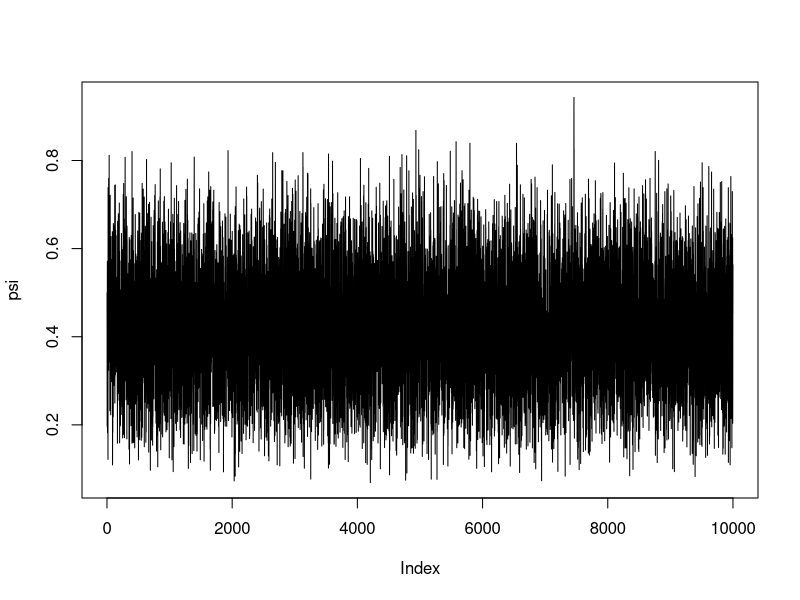
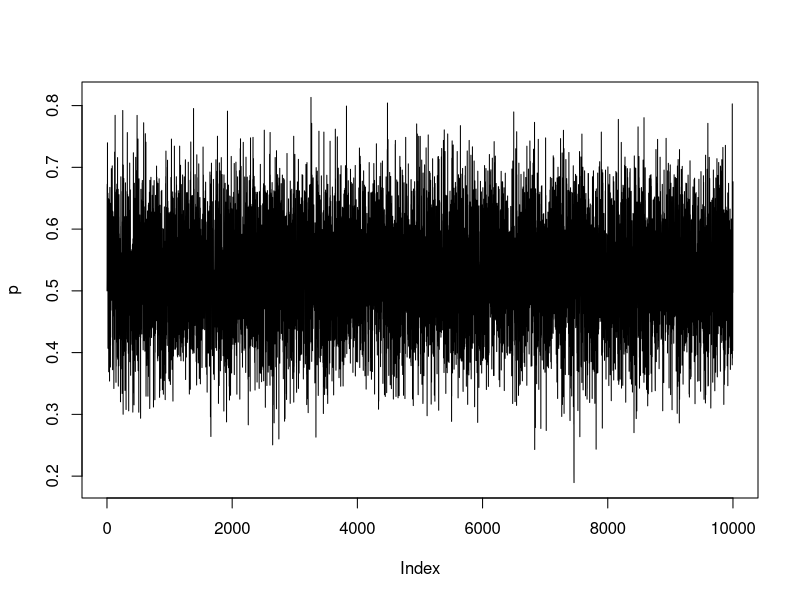
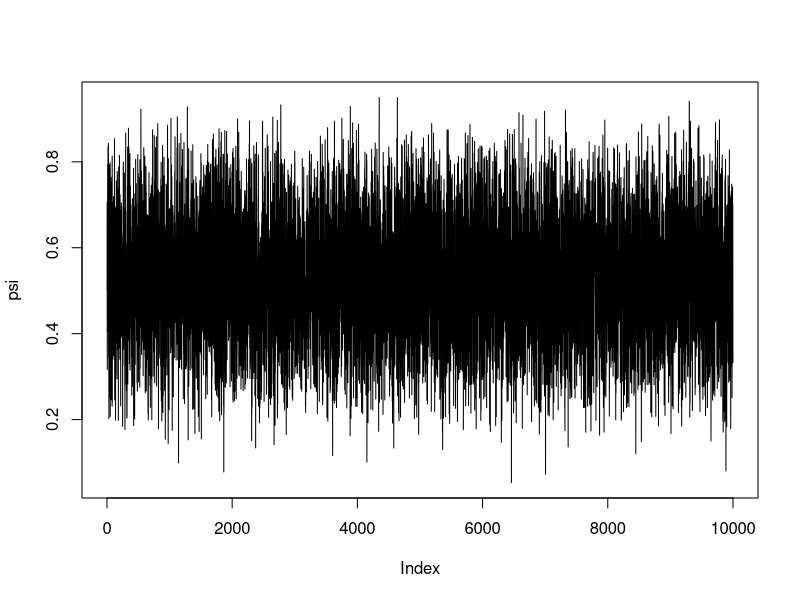
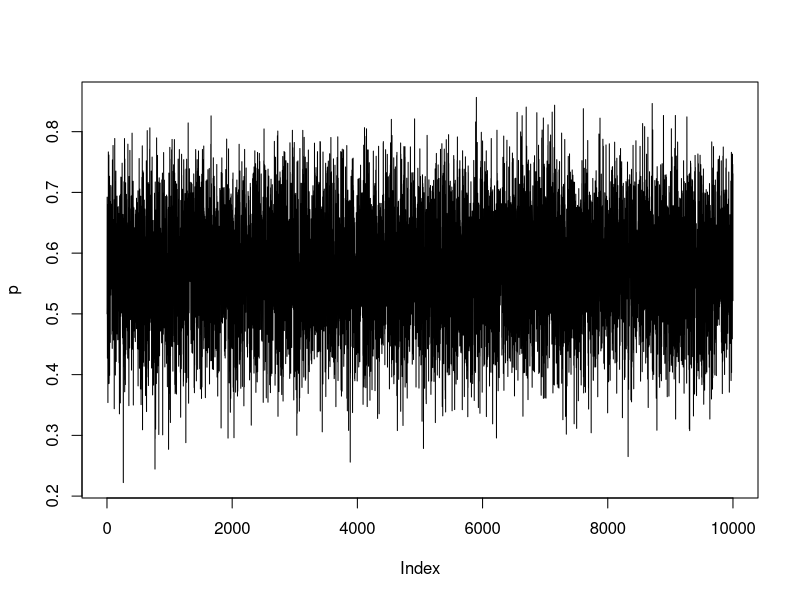

Generate these figures, in order, with R:
## ---- chunk 1
knitr::opts_chunk$set(echo = TRUE)
## ---- chunk 2
library(readxl)
USBR.login <- read_excel("USBR_2018_data_sample.xlsx", sheet = 1)
USBR.sampleprep <- read_excel("USBR_2018_data_sample.xlsx", sheet = 2)
USBR.microscopy <- read_excel("USBR_2018_data_sample.xlsx", sheet = 3)
USBR.PCR <- read_excel("USBR_2018_data_sample.xlsx", sheet = 4)

unique(USBR.sampleprep$`Water Name`) # number of lakes (sites) in the 2018 sample data
## ---- chunk 3
set.seed(1202020)
p <- 0.6 # constant detection probability... could change to depend on covariates
psi <- 0.6 # constant occupancy probability... could change to depend on covariates 
M <- 10 # number of sites
J <- 8 # constant number of samples per site... does not need to be constant

z <- rbinom(M, 1, psi) # site occupancy

y1 <- matrix(NA, nrow = M*J, ncol = 4)
y1[, 1] <- rep(1:M, each  = J) # column indicating site
y1[, 2] <- rep(1:J, M) # column indicating sample within site
y1[, 3] <- rep(z, each = J) # column indicating true site occupancy

# creates a column of 1's and 0's indicating whether the species was detected
for(i in 1:(M*J)){
    y1[i, 4] <- rbinom(1, 1 , p*y1[i, 3]) # if the site is not occupied the species cannot be detected
}

colnames(y1) <- c("Site", "Sample", "True Occupancy", "Detected")

library(car)
some(y1) # view 10 sample rows of the simulated data

# or

y2 <- rbinom(M, J, p*z) # total number of detections for the J samples within each of the M sites, y_i
## ---- chunk 4
y <- y2
M <- length(y)
J <- 8 # from above

nsim <- 10000

psi <- rep(NA, nsim)
p <- rep(NA, nsim)

psi[1] <- 0.5 # starting value for psi
p[1] <- 0.5 # starting value for p

for(k in 2:nsim){
  z <- rep(NA, M)
  for(i in 1:M){
    if(y[i] > 0){
      z[i] <- 1
      } else{
        prob <- (psi[k-1]*(1-p[k-1])^J)/(psi[k-1]*(1-p[k-1])^J + (1-psi[k-1]))
        z[i] <- rbinom(1, 1, prob)
      }
  }
  a_p <- 1 + sum(y*z)
  b_p <- 1 + J*sum(z) - sum(y*z)
  p[k] <- rbeta(1, a_p, b_p)
  
  a_psi <- 1 + sum(z)
  b_psi <- 1 + M - sum(z)
  psi[k] <- rbeta(1, a_psi, b_psi)
}

quantile(psi, c(0.025, 0.975))
mean(psi)
plot(psi, type = 'l')

quantile(p, c(0.025, 0.975))
mean(p)
plot(p, type = 'l')
## ---- chunk 5
set.seed(1222020)
p <- 0.6 # constant detection probability... could change to depend on covariates
psi <- 0.6 # constant occupancy probability... could change to depend on covariates 
M <- 10 # number of sites
J <- sample(1:10, M, replace = T) # number of times each of the sites were sampled

z <- rbinom(M, 1, psi) # site occupancy

y <- rep(NA, M)

for(i in 1:M){
  y[i] <- rbinom(1, J[i], p*z[i]) # total number of detections for the J samples within each of the M sites, y_i
}
## ---- chunk 6
y <- y
M <- length(y)
J <- J

nsim <- 10000

psi <- rep(NA, nsim)
p <- rep(NA, nsim)

psi[1] <- 0.5 # starting value for psi
p[1] <- 0.5 # starting value for p

for(k in 2:nsim){
  z <- rep(NA, M)
  for(i in 1:M){
    if(y[i] > 0){
      z[i] <- 1
      } else{
        prob <- (psi[k-1]*(1-p[k-1])^J[i])/(psi[k-1]*(1-p[k-1])^J[i] + (1-psi[k-1]))
        z[i] <- rbinom(1, 1, prob)
      }
  }
  a_p <- 1 + sum(y*z)
  b_p <- 1 + sum(J*z) - sum(y*z)
  p[k] <- rbeta(1, a_p, b_p)
  
  a_psi <- 1 + sum(z)
  b_psi <- 1 + M - sum(z)
  psi[k] <- rbeta(1, a_psi, b_psi)
}

quantile(psi, c(0.025, 0.975))
mean(psi)
plot(psi, type = 'l')

quantile(p, c(0.025, 0.975))
mean(p)
plot(p, type = 'l')
## ---- chunk 7
set.seed(1222020)
M <- 10 # number of sites
x <- runif(10, 0, 10)
p <- exp(2 - 0.5*x)/(1 + exp(2 - 0.5*x)) # detection probability depends on site covariate x
psi <- exp(0.5 + 0.2*x)/(1 + exp(0.5 + 0.2*x)) # occupancy probability depends on site covariate x
J <- sample(1:10, M, replace = T) # number of times each of the sites were sampled

z <- rep(NA, M)
y <- rep(NA, M)

for(i in 1:M){
  z[i] <- rbinom(1, 1, psi[i]) #site occupancy
  y[i] <- rbinom(1, J[i], p[i]*z[i]) # total number of detections for the J samples within each of the M sites, y_i
}
## ---- chunk 8
library(mnormt) # needed if you use `rmnnorm`
set.seed(01282020)

X <- matrix(c(rep(1, length(x)), x), ncol = 2)
par <- dim(X)[2]

num_mcmc <- 10000
step_size <- rep(0.01, par)
# accept_ratio_p <- matrix(0, nrow = num_mcmc, ncol = par)
# accept_ratio_psi <- matrix(0, nrow = num_mcmc, ncol = par)
# p_beta_mcmc <- matrix(0, nrow = num_mcmc, ncol = par)
# psi_beta_mcmc <- matrix(0, nrow = num_mcmc, ncol = par)
# 
# p_beta_prior_var <- diag(par)*10000
# psi_beta_prior_var <- diag(par)*10000
# p_beta_current <- p_beta_mcmc[1, ]
# psi_beta_current <- psi_beta_mcmc[1, ]
# 
# for(i in 2:num_mcmc){
#   for(j in 1:par){
#     p_beta_star <- p_beta_current 
#     p_beta_star[j] <- p_beta_star[j] + rnorm(1, 0, step_size[j])
#     
#     psi_beta_star <- psi_beta_current
#     psi_beta_star[j] <- psi_beta_star[j] + rnorm(0, 1, step_size[j])
#     
#     psi_current <- exp(X %*% psi_beta_current)/(1 + exp(X %*% psi_beta_current))
#     psi_star <- exp(X %*% psi_star)/(1 + exp(X %*% psi_star))
#     
#     log_pi_psi_current <- 
#     
#     p_current <- exp(X %*% p_beta_current)/(1 + exp(X %*% p_beta_current))
#     p_star <- exp(X %*% p_beta_star)/(1 + exp(X %*% p_beta_star))
#     
#     log_pi_p_current <- 
#       
# 
#   }
# }



# I am confused now because I got near the end and then realized that the betas associated with p and psi should probably be jointly considered
# I need help now 
